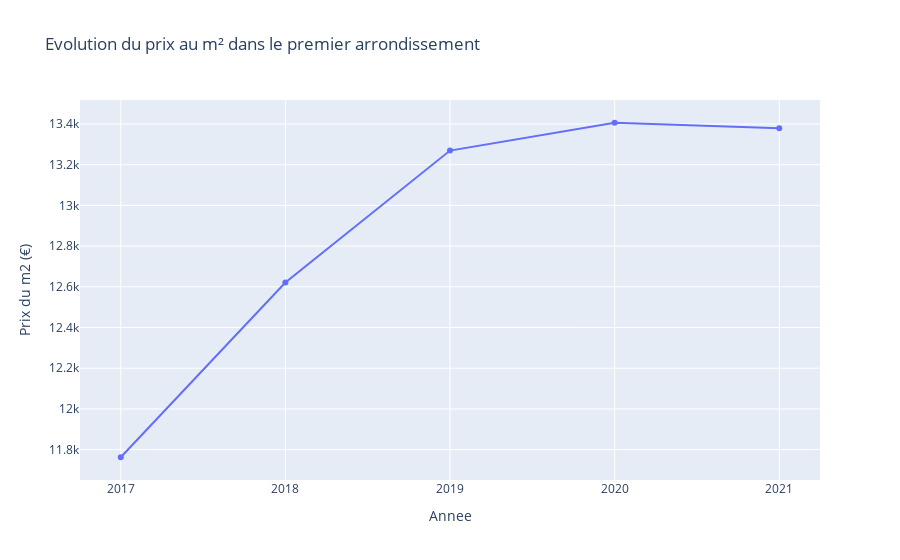

Notebook cell for this chart:
### Code cell
#Création d'un graphique pour visualiser la hausse de la moyenne des prix au metre carré dans le premier arrondissement
prix_1A = (df_evolution_all.iloc[0:5,0]).to_list()
Annee = liste_annee
fig2 = px.line(df_evolution_all,
                x=Annee,
                  y=prix_1A,
                  title='Evolution du prix au m² dans le premier arrondissement',
                  markers=True,
                  labels={'x':'Annee','y':'Prix du m2 (€)'}
                          )
fig2.show()

### Figure 1 — Plotly figure (JSON) as saved in the notebook; plotly's stock layout.template omitted (floating-point values rounded to 4 significant figures)
{"data": [{"hovertemplate": "Annee=%{x}<br>Prix du m2 (€)=%{y}<extra></extra>", "legendgroup": "", "line": {"color": "#636efa", "dash": "solid"}, "marker": {"symbol": "circle"}, "mode": "lines+markers", "name": "", "orientation": "v", "showlegend": false, "type": "scatter", "x": ["2017", "2018", "2019", "2020", "2021"], "xaxis": "x", "y": [11760.0, 12620.0, 13270.0, 13410.0, 13380.0], "yaxis": "y"}], "layout": {"legend": {"tracegroupgap": 0}, "title": {"text": "Evolution du prix au m² dans le premier arrondissement"}, "xaxis": {"anchor": "y", "domain": [0, 1], "title": {"text": "Annee"}}, "yaxis": {"anchor": "x", "domain": [0, 1], "title": {"text": "Prix du m2 (€)"}}}}
